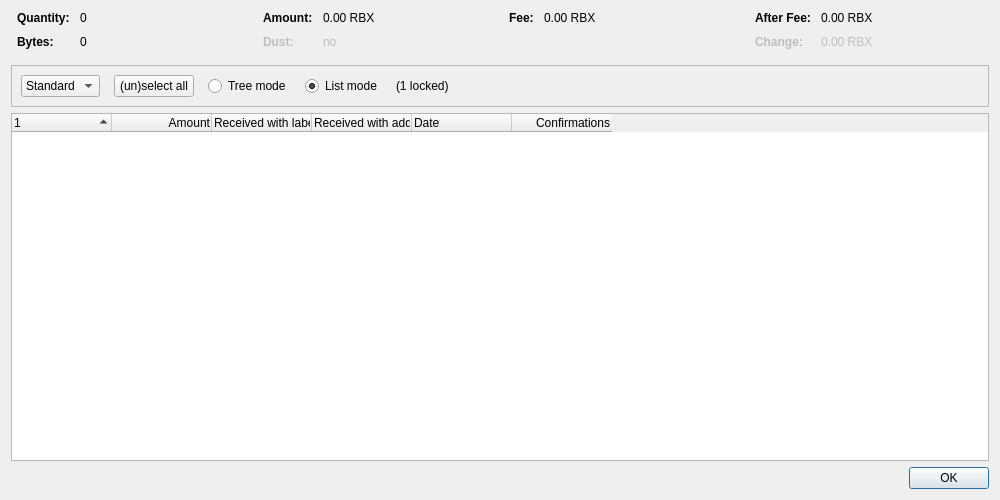
<?xml version="1.0" encoding="UTF-8"?>
<ui version="4.0">
 <class>CoinControlDialog</class>
 <widget class="QDialog" name="CoinControlDialog">
  <property name="geometry">
   <rect>
    <x>0</x>
    <y>0</y>
    <width>1000</width>
    <height>500</height>
   </rect>
  </property>
  <property name="windowTitle">
   <string>Coin Selection</string>
  </property>
  <layout class="QVBoxLayout" name="verticalLayout">
   <item>
    <layout class="QHBoxLayout" name="horizontalLayoutTop" stretch="0,0,0,0">
     <property name="topMargin">
      <number>0</number>
     </property>
     <property name="bottomMargin">
      <number>10</number>
     </property>
     <item>
      <layout class="QFormLayout" name="formLayoutCoinControl1">
       <property name="horizontalSpacing">
        <number>10</number>
       </property>
       <property name="verticalSpacing">
        <number>10</number>
       </property>
       <property name="leftMargin">
        <number>6</number>
       </property>
       <property name="rightMargin">
        <number>6</number>
       </property>
       <item row="0" column="0">
        <widget class="QLabel" name="labelCoinControlQuantityText">
         <property name="font">
          <font>
           <weight>75</weight>
           <bold>true</bold>
          </font>
         </property>
         <property name="text">
          <string>Quantity:</string>
         </property>
        </widget>
       </item>
       <item row="0" column="1">
        <widget class="QLabel" name="labelCoinControlQuantity">
         <property name="cursor">
          <cursorShape>IBeamCursor</cursorShape>
         </property>
         <property name="contextMenuPolicy">
          <enum>Qt::ActionsContextMenu</enum>
         </property>
         <property name="text">
          <string notr="true">0</string>
         </property>
         <property name="textInteractionFlags">
          <set>Qt::LinksAccessibleByMouse|Qt::TextSelectableByKeyboard|Qt::TextSelectableByMouse</set>
         </property>
        </widget>
       </item>
       <item row="1" column="0">
        <widget class="QLabel" name="labelCoinControlBytesText">
         <property name="font">
          <font>
           <weight>75</weight>
           <bold>true</bold>
          </font>
         </property>
         <property name="text">
          <string>Bytes:</string>
         </property>
        </widget>
       </item>
       <item row="1" column="1">
        <widget class="QLabel" name="labelCoinControlBytes">
         <property name="cursor">
          <cursorShape>IBeamCursor</cursorShape>
         </property>
         <property name="contextMenuPolicy">
          <enum>Qt::ActionsContextMenu</enum>
         </property>
         <property name="text">
          <string notr="true">0</string>
         </property>
         <property name="textInteractionFlags">
          <set>Qt::LinksAccessibleByMouse|Qt::TextSelectableByKeyboard|Qt::TextSelectableByMouse</set>
         </property>
        </widget>
       </item>
      </layout>
     </item>
     <item>
      <layout class="QFormLayout" name="formLayoutCoinControl2">
       <property name="horizontalSpacing">
        <number>10</number>
       </property>
       <property name="verticalSpacing">
        <number>10</number>
       </property>
       <property name="leftMargin">
        <number>6</number>
       </property>
       <property name="rightMargin">
        <number>6</number>
       </property>
       <item row="0" column="0">
        <widget class="QLabel" name="labelCoinControlAmountText">
         <property name="font">
          <font>
           <weight>75</weight>
           <bold>true</bold>
          </font>
         </property>
         <property name="text">
          <string>Amount:</string>
         </property>
        </widget>
       </item>
       <item row="0" column="1">
        <widget class="QLabel" name="labelCoinControlAmount">
         <property name="cursor">
          <cursorShape>IBeamCursor</cursorShape>
         </property>
         <property name="contextMenuPolicy">
          <enum>Qt::ActionsContextMenu</enum>
         </property>
         <property name="text">
          <string notr="true">0.00 RBX</string>
         </property>
         <property name="textInteractionFlags">
          <set>Qt::LinksAccessibleByMouse|Qt::TextSelectableByKeyboard|Qt::TextSelectableByMouse</set>
         </property>
        </widget>
       </item>
       <item row="1" column="0">
        <widget class="QLabel" name="labelCoinControlLowOutputText">
         <property name="enabled">
          <bool>false</bool>
         </property>
         <property name="font">
          <font>
           <weight>75</weight>
           <bold>true</bold>
          </font>
         </property>
         <property name="text">
          <string>Dust:</string>
         </property>
        </widget>
       </item>
       <item row="1" column="1">
        <widget class="QLabel" name="labelCoinControlLowOutput">
         <property name="enabled">
          <bool>false</bool>
         </property>
         <property name="cursor">
          <cursorShape>IBeamCursor</cursorShape>
         </property>
         <property name="contextMenuPolicy">
          <enum>Qt::ActionsContextMenu</enum>
         </property>
         <property name="text">
          <string notr="true">no</string>
         </property>
         <property name="textInteractionFlags">
          <set>Qt::LinksAccessibleByMouse|Qt::TextSelectableByKeyboard|Qt::TextSelectableByMouse</set>
         </property>
        </widget>
       </item>
      </layout>
     </item>
     <item>
      <layout class="QFormLayout" name="formLayoutCoinControl3">
       <property name="horizontalSpacing">
        <number>10</number>
       </property>
       <property name="verticalSpacing">
        <number>10</number>
       </property>
       <property name="leftMargin">
        <number>6</number>
       </property>
       <property name="rightMargin">
        <number>6</number>
       </property>
       <item row="0" column="0">
        <widget class="QLabel" name="labelCoinControlFeeText">
         <property name="font">
          <font>
           <weight>75</weight>
           <bold>true</bold>
          </font>
         </property>
         <property name="text">
          <string>Fee:</string>
         </property>
        </widget>
       </item>
       <item row="0" column="1">
        <widget class="QLabel" name="labelCoinControlFee">
         <property name="cursor">
          <cursorShape>IBeamCursor</cursorShape>
         </property>
         <property name="contextMenuPolicy">
          <enum>Qt::ActionsContextMenu</enum>
         </property>
         <property name="text">
          <string notr="true">0.00 RBX</string>
         </property>
         <property name="textInteractionFlags">
          <set>Qt::LinksAccessibleByMouse|Qt::TextSelectableByKeyboard|Qt::TextSelectableByMouse</set>
         </property>
        </widget>
       </item>
      </layout>
     </item>
     <item>
      <layout class="QFormLayout" name="formLayoutCoinControl4">
       <property name="horizontalSpacing">
        <number>10</number>
       </property>
       <property name="verticalSpacing">
        <number>10</number>
       </property>
       <property name="leftMargin">
        <number>6</number>
       </property>
       <property name="rightMargin">
        <number>6</number>
       </property>
       <item row="0" column="0">
        <widget class="QLabel" name="labelCoinControlAfterFeeText">
         <property name="font">
          <font>
           <weight>75</weight>
           <bold>true</bold>
          </font>
         </property>
         <property name="text">
          <string>After Fee:</string>
         </property>
        </widget>
       </item>
       <item row="0" column="1">
        <widget class="QLabel" name="labelCoinControlAfterFee">
         <property name="cursor">
          <cursorShape>IBeamCursor</cursorShape>
         </property>
         <property name="contextMenuPolicy">
          <enum>Qt::ActionsContextMenu</enum>
         </property>
         <property name="text">
          <string notr="true">0.00 RBX</string>
         </property>
         <property name="textInteractionFlags">
          <set>Qt::LinksAccessibleByMouse|Qt::TextSelectableByKeyboard|Qt::TextSelectableByMouse</set>
         </property>
        </widget>
       </item>
       <item row="1" column="0">
        <widget class="QLabel" name="labelCoinControlChangeText">
         <property name="enabled">
          <bool>false</bool>
         </property>
         <property name="font">
          <font>
           <weight>75</weight>
           <bold>true</bold>
          </font>
         </property>
         <property name="text">
          <string>Change:</string>
         </property>
        </widget>
       </item>
       <item row="1" column="1">
        <widget class="QLabel" name="labelCoinControlChange">
         <property name="enabled">
          <bool>false</bool>
         </property>
         <property name="cursor">
          <cursorShape>IBeamCursor</cursorShape>
         </property>
         <property name="contextMenuPolicy">
          <enum>Qt::ActionsContextMenu</enum>
         </property>
         <property name="text">
          <string notr="true">0.00 RBX</string>
         </property>
         <property name="textInteractionFlags">
          <set>Qt::LinksAccessibleByMouse|Qt::TextSelectableByKeyboard|Qt::TextSelectableByMouse</set>
         </property>
        </widget>
       </item>
      </layout>
     </item>
    </layout>
   </item>
   <item>
    <widget class="QFrame" name="frame">
     <property name="minimumSize">
      <size>
       <width>0</width>
       <height>40</height>
      </size>
     </property>
     <property name="frameShape">
      <enum>QFrame::StyledPanel</enum>
     </property>
     <property name="frameShadow">
      <enum>QFrame::Sunken</enum>
     </property>
     <layout class="QHBoxLayout" name="horizontalLayout">
      <item>
       <layout class="QHBoxLayout" name="horizontalLayoutPanel" stretch="0,0,0,0,0,0">
        <property name="spacing">
         <number>14</number>
        </property>
        <item>
         <widget class="QComboBox" name="cbxType">
          <item>
           <property name="text">
            <string>Standard</string>
           </property>
          </item>
          <item>
           <property name="text">
            <string>Blind</string>
           </property>
          </item>
          <item>
           <property name="text">
            <string>Anon</string>
           </property>
          </item>
         </widget>
        </item>
        <item>
         <widget class="QPushButton" name="pushButtonSelectAll">
          <property name="sizePolicy">
           <sizepolicy hsizetype="Maximum" vsizetype="Fixed">
            <horstretch>0</horstretch>
            <verstretch>0</verstretch>
           </sizepolicy>
          </property>
          <property name="text">
           <string>(un)select all</string>
          </property>
          <property name="autoDefault">
           <bool>false</bool>
          </property>
         </widget>
        </item>
        <item>
         <widget class="QRadioButton" name="radioTreeMode">
          <property name="sizePolicy">
           <sizepolicy hsizetype="Maximum" vsizetype="Fixed">
            <horstretch>0</horstretch>
            <verstretch>0</verstretch>
           </sizepolicy>
          </property>
          <property name="text">
           <string>Tree mode</string>
          </property>
         </widget>
        </item>
        <item>
         <widget class="QRadioButton" name="radioListMode">
          <property name="sizePolicy">
           <sizepolicy hsizetype="Maximum" vsizetype="Fixed">
            <horstretch>0</horstretch>
            <verstretch>0</verstretch>
           </sizepolicy>
          </property>
          <property name="text">
           <string>List mode</string>
          </property>
          <property name="checked">
           <bool>true</bool>
          </property>
         </widget>
        </item>
        <item>
         <widget class="QLabel" name="labelLocked">
          <property name="text">
           <string notr="true">(1 locked)</string>
          </property>
         </widget>
        </item>
        <item>
         <spacer name="horizontalSpacer">
          <property name="orientation">
           <enum>Qt::Horizontal</enum>
          </property>
          <property name="sizeHint" stdset="0">
           <size>
            <width>40</width>
            <height>20</height>
           </size>
          </property>
         </spacer>
        </item>
       </layout>
      </item>
     </layout>
    </widget>
   </item>
   <item>
    <widget class="CoinControlTreeWidget" name="treeWidget">
     <property name="contextMenuPolicy">
      <enum>Qt::CustomContextMenu</enum>
     </property>
     <property name="sortingEnabled">
      <bool>false</bool>
     </property>
     <property name="columnCount">
      <number>6</number>
     </property>
     <attribute name="headerShowSortIndicator" stdset="0">
      <bool>true</bool>
     </attribute>
     <attribute name="headerStretchLastSection">
      <bool>false</bool>
     </attribute>
     <column>
      <property name="text">
       <string/>
      </property>
     </column>
     <column>
      <property name="text">
       <string>Amount</string>
      </property>
      <property name="textAlignment">
       <set>AlignTrailing|AlignVCenter</set>
      </property>
     </column>
     <column>
      <property name="text">
       <string>Received with label</string>
      </property>
     </column>
     <column>
      <property name="text">
       <string>Received with address</string>
      </property>
     </column>
     <column>
      <property name="text">
       <string>Date</string>
      </property>
     </column>
     <column>
      <property name="text">
       <string>Confirmations</string>
      </property>
      <property name="toolTip">
       <string>Confirmed</string>
      </property>
      <property name="textAlignment">
       <set>AlignTrailing|AlignVCenter</set>
      </property>
     </column>
     <column>
      <property name="text">
       <string/>
      </property>
     </column>
     <column>
      <property name="text">
       <string/>
      </property>
     </column>
     <column>
      <property name="text">
       <string/>
      </property>
     </column>
     <column>
      <property name="text">
       <string/>
      </property>
     </column>
    </widget>
   </item>
   <item>
    <widget class="QDialogButtonBox" name="buttonBox">
     <property name="orientation">
      <enum>Qt::Horizontal</enum>
     </property>
     <property name="standardButtons">
      <set>QDialogButtonBox::Ok</set>
     </property>
    </widget>
   </item>
  </layout>
 </widget>
 <customwidgets>
  <customwidget>
   <class>CoinControlTreeWidget</class>
   <extends>QTreeWidget</extends>
   <header>qt/coincontroltreewidget.h</header>
  </customwidget>
 </customwidgets>
 <resources/>
 <connections/>
</ui>
